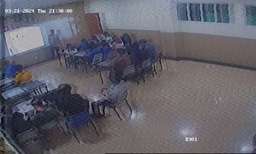
#> input picture data/20240321213000-20240321215500/Camera14_MESIN-04_MESIN-04_20240321213000_20240321215500_2937239.jpg, 256 x 154 px, shrunk from 960 x 576 before the run, found by its file name
$ python noise-remover.py
#> lines starting #> are read from the running program, lines starting #| are printed output that depends on the picture; long printed decimals are rounded
import matplotlib.pyplot as plt
import skimage
from skimage.restoration import (
    denoise_tv_chambolle,
    denoise_bilateral,
    denoise_wavelet,
    estimate_sigma,
)
from skimage import data, img_as_float
from skimage.util import random_noise


# original = img_as_float(data.chelsea()[100:250, 50:300])
original = skimage.io.imread(
    "C:/Users/LENOVO/Documents/projects/class-monitoring-yolov8/data/20240321213000-20240321215500/Camera14_MESIN-04_MESIN-04_20240321213000_20240321215500_2937239.jpg"
)
#> original is the input picture: shape (154, 256, 3); mean R, G, B 99, 97.8, 107

sigma = 0.155
noisy = random_noise(original, var=sigma**2)
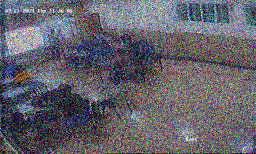
#> noisy: shape (154, 256, 3) float64; mean R, G, B 0.39, 0.385, 0.422

fig, ax = plt.subplots(nrows=2, ncols=4, figsize=(8, 5), sharex=True, sharey=True)

plt.gray()

# Estimate the average noise standard deviation across color channels.
sigma_est = estimate_sigma(noisy, channel_axis=-1, average_sigmas=True)
#> sigma_est = 0.151
# Due to clipping in random_noise, the estimate will be a bit smaller than the
# specified sigma.
print(f"Estimated Gaussian noise standard deviation = {sigma_est}")
#| Estimated Gaussian noise standard deviation = 0.1507

ax[0, 0].imshow(noisy)
ax[0, 0].axis("off")
ax[0, 0].set_title("Noisy")
ax[0, 1].imshow(denoise_tv_chambolle(noisy, weight=0.1, channel_axis=-1))
ax[0, 1].axis("off")
ax[0, 1].set_title("TV")
ax[0, 2].imshow(
    denoise_bilateral(noisy, sigma_color=0.05, sigma_spatial=15, channel_axis=-1)
)
ax[0, 2].axis("off")
ax[0, 2].set_title("Bilateral")
ax[0, 3].imshow(denoise_wavelet(noisy, channel_axis=-1, rescale_sigma=True))
ax[0, 3].axis("off")
ax[0, 3].set_title("Wavelet denoising")

ax[1, 1].imshow(denoise_tv_chambolle(noisy, weight=0.2, channel_axis=-1))
ax[1, 1].axis("off")
ax[1, 1].set_title("(more) TV")
ax[1, 2].imshow(
    denoise_bilateral(noisy, sigma_color=0.1, sigma_spatial=15, channel_axis=-1)
)
ax[1, 2].axis("off")
ax[1, 2].set_title("(more) Bilateral")
ax[1, 3].imshow(
    denoise_wavelet(noisy, channel_axis=-1, convert2ycbcr=True, rescale_sigma=True)
)
ax[1, 3].axis("off")
ax[1, 3].set_title("Wavelet denoising/nin YCbCr colorspace")
ax[1, 0].imshow(original)
ax[1, 0].axis("off")
ax[1, 0].set_title("Original")

fig.tight_layout()

plt.show()
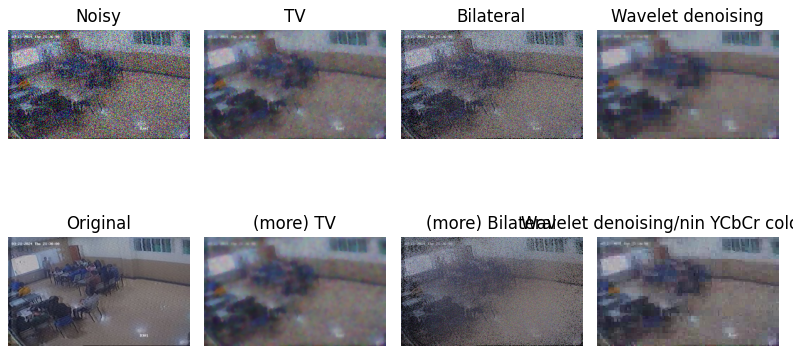
#> figure drawn by matplotlib, 8 panels
